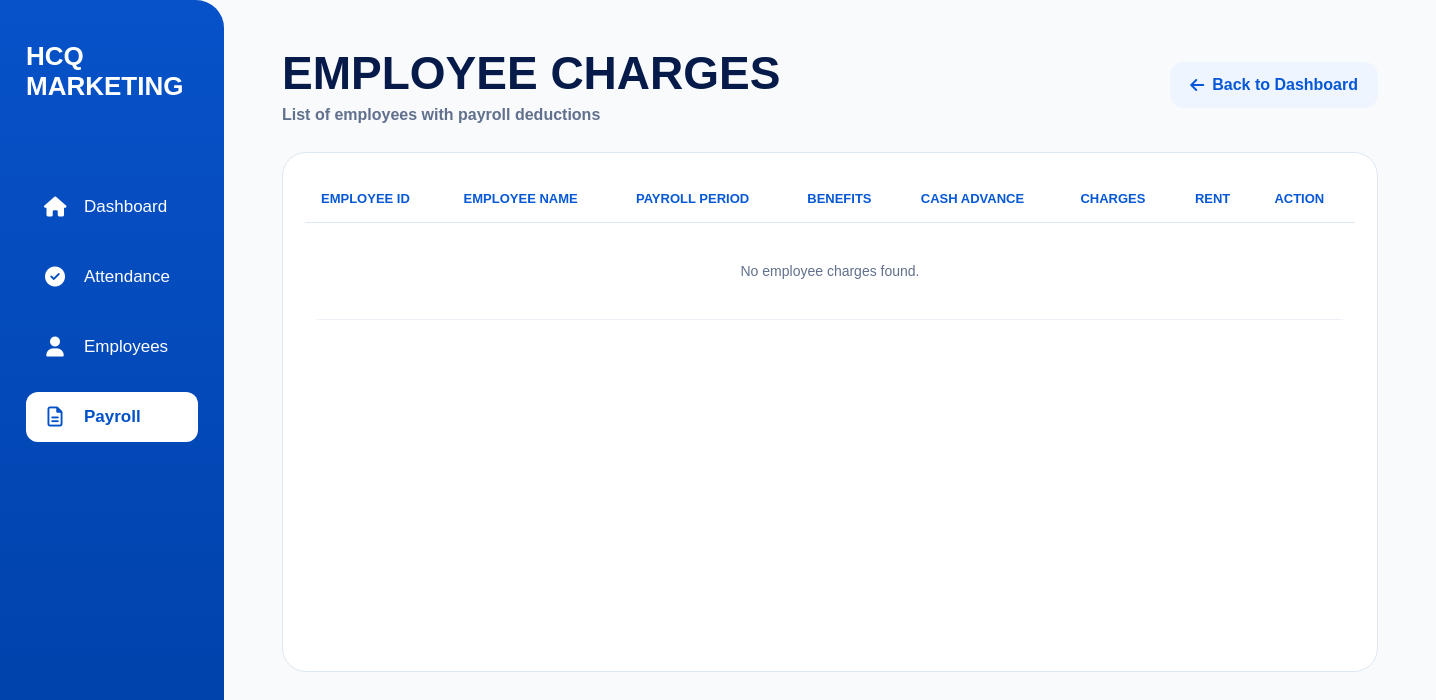
/charges/, run on an earlier commit of the app's database.
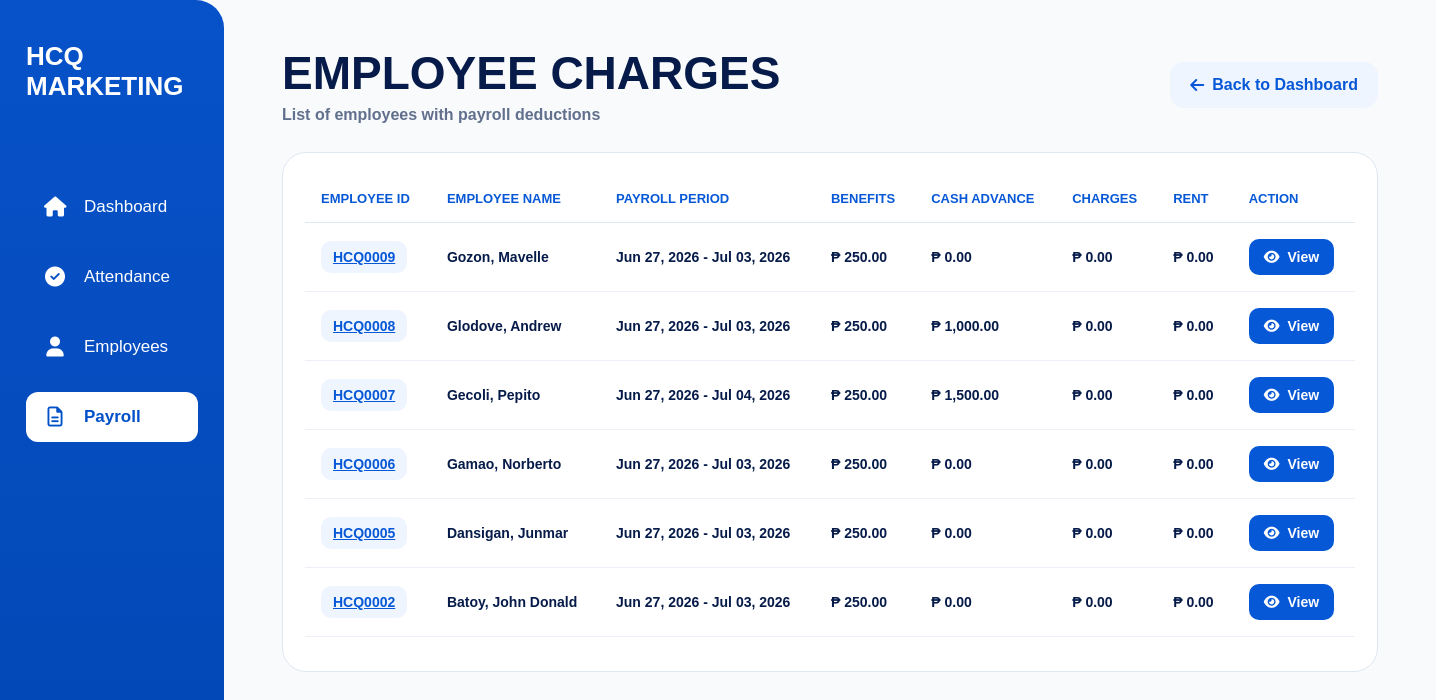
And on a later commit of the database.
### payroll/models.py (models this page shows, shortened)
class Payroll(models.Model):
    employee = models.ForeignKey(
        Employee,
        on_delete=models.CASCADE,
        related_name='payrolls'
    )
    start_date = models.DateField()
    end_date = models.DateField()
    total_payable_hours = models.DecimalField(
        max_digits=10,
        decimal_places=2,
        default=0
    )
    total_late_minutes = models.PositiveIntegerField(
        default=0
    )
    total_undertime_minutes = models.PositiveIntegerField(
        default=0
    )
    base_salary = models.DecimalField(
        max_digits=12,
        decimal_places=2,
        default=0
    )
    overtime_pay = models.DecimalField(
        max_digits=12,
        decimal_places=0,
        default=0
    )
    transportation_fee = models.DecimalField(
        max_digits=12,
        decimal_places=2,
        default=0
    )
    delivery_allowance = models.DecimalField(
        max_digits=12,
        decimal_places=2,
        default=0
    )
    benefits = models.DecimalField(
        max_digits=10,
        decimal_places=2,
        default=0
    )
    absent_deduction = models.DecimalField(
        max_digits=10,
        decimal_places=2,
        default=0
    )
    allowance = models.DecimalField(
        max_digits=10,
        decimal_places=2,
        default=0,
        blank=True,
        help_text='Manual allowance for this payroll period.'
    )
    cash_advance = models.DecimalField(
        max_digits=10,
        decimal_places=2,
        default=0,
        blank=True
    )
    charges = models.DecimalField(
        max_digits=10,
        decimal_places=2,
        default=0,
        blank=True
    )
    rent = models.DecimalField(
        max_digits=10,
        decimal_places=2,
        default=0,
        blank=True
    )
    remarks = models.TextField(
        blank=True,
        null=True
    )
    total_salary = models.DecimalField(
        max_digits=12,
        decimal_places=2,
        default=0
    )
    created_at = models.DateTimeField(
        auto_now_add=True
    )
    class Meta:
        ordering = [
            '-start_date',
            'employee__last_name'
        ]

### employees/models.py (models this page shows, shortened)
class Employee(models.Model):
    SALARY_TYPE_CHOICES = (
        ("daily", "Daily"),
        ("hourly", "Hourly"),
    )
    EMPLOYMENT_STATUS_CHOICES = (
        ("ACTIVE", "Active"),
        ("RESIGNED", "Resigned"),
        ("MIA", "MIA"),
        ("TERMINATED", "Terminated"),
    )
    BLOOD_TYPE_CHOICES = (
        ("A+", "A+"),
        ("A-", "A-"),
        ("B+", "B+"),
        ("B-", "B-"),
        ("AB+", "AB+"),
        ("AB-", "AB-"),
        ("O+", "O+"),
        ("O-", "O-"),
    )
    employee_id = models.CharField(
        max_length=10,
        unique=True,
        editable=False,
    )
    first_name = models.CharField(max_length=100)
    middle_initial = models.CharField(
        max_length=50,
        blank=True,
        null=True,
    )
    last_name = models.CharField(max_length=100)
    date_of_birth = models.DateField(
        blank=True,
        null=True,
    )
    citizenship = models.CharField(
        max_length=100,
        blank=True,
        null=True,
    )
    address = models.CharField(
        max_length=255,
        blank=True,
        null=True,
    )
    contact_number = models.CharField(
        max_length=50,
        blank=True,
        null=True,
    )
    spouse_name = models.CharField(
        max_length=100,
        blank=True,
        null=True,
    )
    spouse_contact_number = models.CharField(
        max_length=50,
        blank=True,
        null=True,
    )
    blood_type = models.CharField(
        max_length=3,
        choices=BLOOD_TYPE_CHOICES,
        blank=True,
        null=True,
    )
    emergency_contact_name = models.CharField(
        max_length=100,
        blank=True,
        null=True,
    )
    emergency_relationship = models.CharField(
        max_length=100,
        blank=True,
        null=True,
    )
    emergency_contact_number = models.CharField(
        max_length=50,
        blank=True,
        null=True,
    )
    emergency_address = models.CharField(
        max_length=255,
        blank=True,
        null=True,
    )
    elementary = models.CharField(
        max_length=255,
        blank=True,
        null=True,
    )
    elementary_year = models.CharField(
        max_length=50,
        blank=True,
        null=True,
    )
    high_school = models.CharField(
        max_length=255,
        blank=True,
        null=True,
    )
    high_school_year = models.CharField(
        max_length=50,
        blank=True,
        null=True,
    )
    college = models.CharField(
        max_length=255,
        blank=True,
        null=True,
    )
    college_year = models.CharField(
        max_length=50,
        blank=True,
        null=True,
    )
    company_1 = models.CharField(
        max_length=255,
        blank=True,
        null=True,
    )
    company_address_1 = models.CharField(
        max_length=255,
        blank=True,
        null=True,
    )
    occupation_1 = models.CharField(
        max_length=100,
        blank=True,
        null=True,
    )
    years_1 = models.CharField(
        max_length=50,
        blank=True,
        null=True,
    )
    company_2 = models.CharField(
        max_length=255,
        blank=True,
        null=True,
    )
    company_address_2 = models.CharField(
        max_length=255,
        blank=True,
        null=True,
    )
    occupation_2 = models.CharField(
        max_length=100,
        blank=True,
        null=True,
    )
    years_2 = models.CharField(
        max_length=50,
        blank=True,
        null=True,
    )
    company_3 = models.CharField(
        max_length=255,
        blank=True,
        null=True,
    )
    company_address_3 = models.CharField(
        max_length=255,
        blank=True,
        null=True,
    )
    occupation_3 = models.CharField(
        max_length=100,
        blank=True,
        null=True,
    )
    years_3 = models.CharField(
        max_length=50,
        blank=True,
        null=True,
    )
    reference_name_1 = models.CharField(
        max_length=100,
        blank=True,
        null=True,
    )
    reference_occupation_1 = models.CharField(
        max_length=100,
        blank=True,
        null=True,
    )
    reference_contact_1 = models.CharField(
        max_length=50,
        blank=True,
        null=True,
    )
    reference_name_2 = models.CharField(
        max_length=100,
        blank=True,
        null=True,
    )
    reference_occupation_2 = models.CharField(
        max_length=100,
        blank=True,
        null=True,
    )
    reference_contact_2 = models.CharField(
        max_length=50,
        blank=True,
        null=True,
    )
    reference_name_3 = models.CharField(
        max_length=100,
        blank=True,
        null=True,
    )
    reference_occupation_3 = models.CharField(
        max_length=100,
        blank=True,
        null=True,
    )
    reference_contact_3 = models.CharField(
        max_length=50,
        blank=True,
        null=True,
    )
    sss_number = models.CharField(
        max_length=100,
        blank=True,
        null=True,
    )
    sss_file = models.FileField(
        upload_to="government_documents/sss/",
        blank=True,
        null=True,
    )
    philhealth_number = models.CharField(
        max_length=100,
        blank=True,
        null=True,
    )
    philhealth_file = models.FileField(
        upload_to="government_documents/philhealth/",
        blank=True,
        null=True,
    )
    tin_number = models.CharField(
        max_length=100,
        blank=True,
        null=True,
    )
    tin_file = models.FileField(
        upload_to="government_documents/tin/",
        blank=True,
        null=True,
    )
    pagibig_number = models.CharField(
        max_length=100,
        blank=True,
        null=True,
    )
    pagibig_file = models.FileField(
        upload_to="government_documents/pagibig/",
        blank=True,
        null=True,
    )
    nbi_clearance_number = models.CharField(
        max_length=100,
        blank=True,
        null=True,
    )
    nbi_clearance_file = models.FileField(
        upload_to="government_documents/nbi/",
        blank=True,
        null=True,
    )
    barangay_clearance_number = models.CharField(
        max_length=100,
        blank=True,
        null=True,
    )
    barangay_clearance_file = models.FileField(
        upload_to="government_documents/barangay/",
        blank=True,
        null=True,
    )
    drivers_license_number = models.CharField(
        max_length=100,
        blank=True,
        null=True,
    )
    drivers_license_file = models.FileField(
        upload_to="government_documents/drivers_license/",
        blank=True,
        null=True,
    )
    position = models.CharField(
        max_length=100,
    )
    employment_status = models.CharField(
        max_length=20,
        choices=EMPLOYMENT_STATUS_CHOICES,
        default="ACTIVE",
        db_index=True,
    )
    employment_remarks = models.TextField(
        blank=True,
        null=True,
    )
    salary_type = models.CharField(
        max_length=10,
        choices=SALARY_TYPE_CHOICES,
        default="daily",
    )
    rate = models.DecimalField(
        max_digits=10,
        decimal_places=2,
    )
    benefits = models.DecimalField(
        max_digits=10,
        decimal_places=2,
        default=0,
    )
    date_started = models.DateField(
        blank=True,
        null=True,
    )
    photo = models.ImageField(
        upload_to="employee_photos/",
        blank=True,
        null=True,
    )
    qr_code = models.ImageField(
        upload_to="employee_qrcodes/",
        blank=True,
        null=True,
    )
    resume = models.FileField(
        upload_to="employee_resumes/",
        blank=True,
        null=True,
    )
    class Meta:
        ordering = ("employee_id",)
        indexes = [
            models.Index(fields=("last_name", "first_name")),
        ]

### dashboard/views.py (the view)
# urls.py: path("charges/", views.charges_page_view, name="charges-page"),
def charges_page_view(request):
    charges = Payroll.objects.filter(
        benefits__gt=0
    ) | Payroll.objects.filter(
        cash_advance__gt=0
    ) | Payroll.objects.filter(
        charges__gt=0
    ) | Payroll.objects.filter(
        rent__gt=0
    )
    charges = charges.select_related(
        "employee"
    ).order_by(
        "-id"
    )
    return render(
        request,
        "dashboard/charges_page.html",
        {
            "charges": charges,
        }
    )

### dashboard/templates/dashboard/charges_page.html (shortened to what the changed rows need)
{% load static %}
{% load humanize %}
<!DOCTYPE html>
<html lang="en">
<head>
<link rel="stylesheet" href="{% static 'dashboard/dashboard.css' %}">
<link rel="stylesheet" href="https://cdnjs.cloudflare.com/ajax/libs/font-awesome/6.5.1/css/all.min.css">
</head>
<body>
<div class="modern-page">
<main class="modern-content">
    <div class="charges-header">
        <div>
            <h1 class="charges-title">EMPLOYEE CHARGES</h1>
        </div>
    </div>
    <div class="charges-card">
        <div class="charges-table-wrapper">
            <table class="charges-table">
                <thead>
                    <tr>
                        <th>Employee ID</th>
                        <th>Employee Name</th>
                        <th>Payroll Period</th>
                        <th>Benefits</th>
                        <th>Cash Advance</th>
                        <th>Charges</th>
                        <th>Rent</th>
                        <th>Action</th>
                    </tr>
                </thead>
                <tbody>
                    {% for payroll in charges %}
                    <tr>
                        <td>
                            <a href="{% url 'view-payroll' payroll.id %}" class="employee-id">
                                {{ payroll.employee.employee_id }}
                            </a>
                        </td>
                        <td>
                            <a href="{% url 'view-payroll' payroll.id %}" class="employee-name-link">
                                {{ payroll.employee.last_name }},
                                {{ payroll.employee.first_name }}
                            </a>
                        </td>
                        <td>
                            <a href="{% url 'view-payroll' payroll.id %}" class="payroll-period-link">
                                {{ payroll.start_date|date:"M d, Y" }}
                                -
                                {{ payroll.end_date|date:"M d, Y" }}
                            </a>
                        </td>
                        <td class="amount">
                            ₱ {{ payroll.benefits|floatformat:2|intcomma }}
                        </td>
                        <td class="amount">
                            ₱ {{ payroll.cash_advance|floatformat:2|intcomma }}
                        </td>
                        <td class="amount">
                            ₱ {{ payroll.charges|floatformat:2|intcomma }}
                        </td>
                        <td class="amount">
                            ₱ {{ payroll.rent|floatformat:2|intcomma }}
                        </td>
                        <td>
                            <a href="{% url 'view-payroll' payroll.id %}" class="view-payroll-btn">
                                <i class="fa-solid fa-eye"></i>
                                View
                            </a>
                        </td>
                    </tr>
                    {% empty %}
                    <tr>
                        <td colspan="8" class="empty-row">
                            No employee charges found.
                        </td>
                    </tr>
                    {% endfor %}
                </tbody>
            </table>
        </div>
    </div>
</main>
</div>
</body>
</html>

What changed in the data, as far as the page shows it:
added Payroll: employee.employee_id "HCQ0009", employee.last_name "Gozon", employee.first_name "Mavelle", start_date "Jun 27, 2026", end_date "Jul 03, 2026", benefits "250.00", cash_advance "0.00", charges "0.00", rent "0.00"
added Payroll: employee.employee_id "HCQ0008", employee.last_name "Glodove", employee.first_name "Andrew", start_date "Jun 27, 2026", end_date "Jul 03, 2026", benefits "250.00", cash_advance "1,000.00", charges "0.00", rent "0.00"
added Payroll: employee.employee_id "HCQ0007", employee.last_name "Gecoli", employee.first_name "Pepito", start_date "Jun 27, 2026", end_date "Jul 04, 2026", benefits "250.00", cash_advance "1,500.00", charges "0.00", rent "0.00"
added Payroll: employee.employee_id "HCQ0006", employee.last_name "Gamao", employee.first_name "Norberto", start_date "Jun 27, 2026", end_date "Jul 03, 2026", benefits "250.00", cash_advance "0.00", charges "0.00", rent "0.00"
added Payroll: employee.employee_id "HCQ0005", employee.last_name "Dansigan", employee.first_name "Junmar", start_date "Jun 27, 2026", end_date "Jul 03, 2026", benefits "250.00", cash_advance "0.00", charges "0.00", rent "0.00"
added Payroll: employee.employee_id "HCQ0002", employee.last_name "Batoy", employee.first_name "John Donald", start_date "Jun 27, 2026", end_date "Jul 03, 2026", benefits "250.00", cash_advance "0.00", charges "0.00", rent "0.00"
Also different on the page:
text no longer shown: "No employee charges found."
